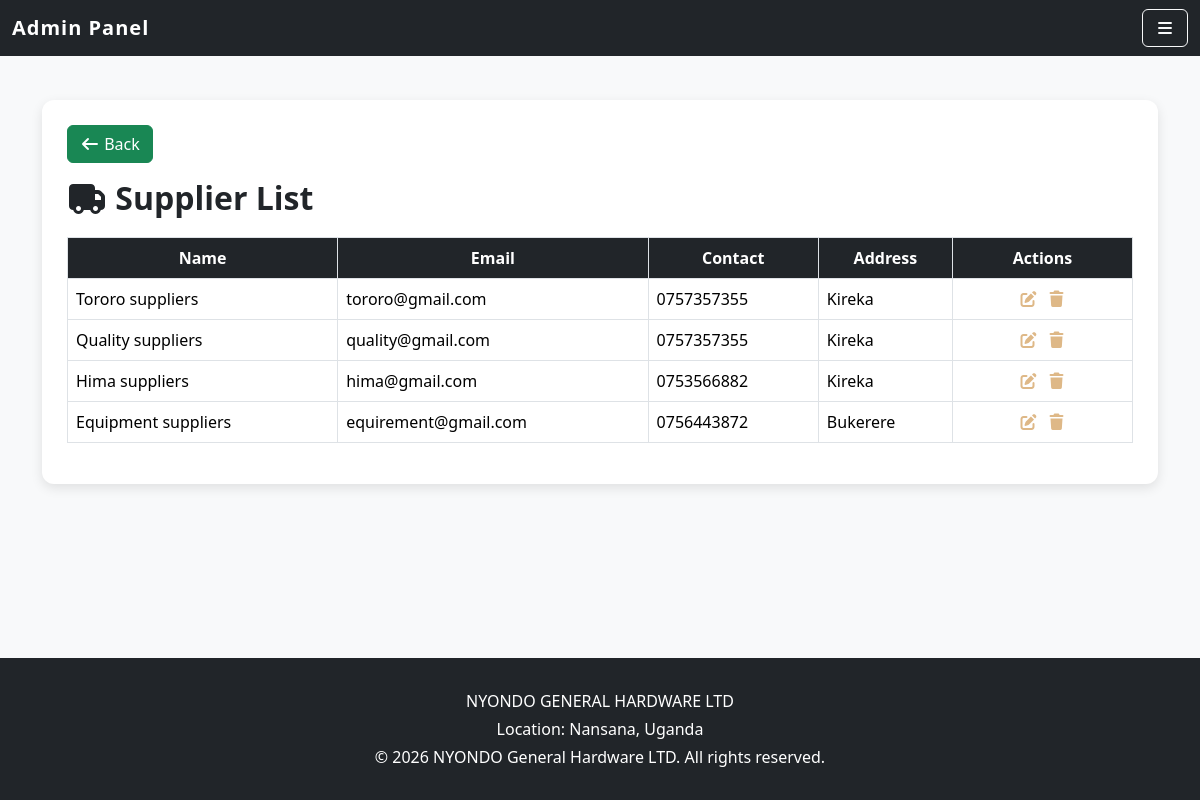
Screenshot of /suppliers/ with the database file from the repository.
### dupapp/models.py (models this page shows, shortened)
class Supplier(models.Model):
    name = models.CharField(max_length=100, unique=True)
    email = models.EmailField(unique=True)
    contact = models.CharField(max_length=20,blank=True,null=True)
    address = models.CharField(max_length=200,blank=True,null=True)

### dupapp/views.py (the view)
# urls.py: path("suppliers/", views.supplier_list, name="supplier_list"),
def supplier_list(request):
    suppliers = Supplier.objects.all()
    return render(request, "supplier_list.html", {"suppliers": suppliers})

### dupapp/templates/supplier_list.html (shortened to what this page needs)
{% extends 'base_admin.html' %}
{% block content %}
<div class="supplier-container">
  <div class="mb-3">
    <a href="{% url 'admin_dashboard' %}" class="btn btn-success">
        <i class="fas fa-arrow-left"></i> Back
    </a>
</div>
    <h2 class="supplier-title">
        <i class="fas fa-truck"></i>
        Supplier List
    </h2>
    <table class="table table-bordered table-hover">
        <thead>
            <tr>
                <th>Name</th>
                <th>Email</th>
                <th>Contact</th>
                <th>Address</th>
                <th width="180">Actions</th>
            </tr>
        </thead>
        <tbody>
            {% for supplier in suppliers %}
            <tr>
                <td>{{ supplier.name }}</td>
                <td>{{ supplier.email }}</td>
                <td>{{ supplier.contact }}</td>
                <td>{{ supplier.address }}</td>
                <td>
    <div class="d-flex gap-2 justify-content-center">
        <a href="{% url 'edit_supplier' supplier.id %}" style="color: burlywood;">
            <i class="fas fa-edit"></i>
        </a>
        <a href="{% url 'delete_supplier' supplier.id %}" style="color: burlywood;">
            <i class="fas fa-trash"></i>
        </a>
    </div>
</td>
            </tr>
            {% endfor %}
        </tbody>
    </table>
</div>
{% endblock %}

### dupapp/templates/base_admin.html (style rules this page uses)
html, body { height: 100%; margin: 0; padding: 0; }
body { background-color:#f8f9fa; display: flex; flex-direction: column; }
.btn { transition: transform 0.2s ease, box-shadow 0.2s ease; }

### dupapp/templates/supplier_list.html (style rules this page uses)
.supplier-container { background: #fff; border-radius: 12px; padding: 25px; box-shadow: 0 4px 12px rgba(0,0,0,0.1); margin-top: 20px; }
.supplier-title { font-weight: bold; color: #212529; margin-bottom: 20px; }
.table thead th { background-color: #212529; color: white; text-align: center; }
.table tbody td { vertical-align: middle; }

### rows the page displays
Supplier: name "Tororo suppliers", email "tororo@gmail.com", contact "0757357355", address "Kireka"
Supplier: name "Quality suppliers", email "quality@gmail.com", contact "0757357355", address "Kireka"
Supplier: name "Hima suppliers", email "hima@gmail.com", contact "0753566882", address "Kireka"
Supplier: name "Equipment suppliers", email "equirement@gmail.com", contact "0756443872", address "Bukerere"
